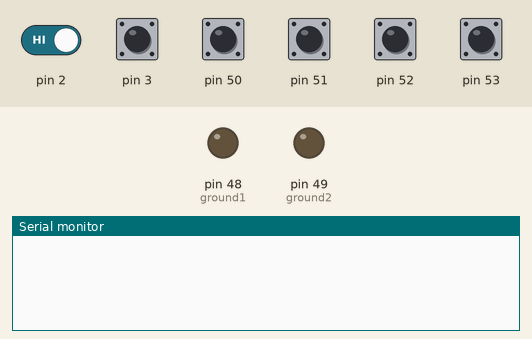
This sketch was run on a simulated Arduino Mega 2560, built with avr-gcc and run on an emulated ATmega2560. On the bench: output pins drawn as LEDs (lit = HIGH), the last lines printed to the serial monitor. Inputs (shaded band) come from the test bench; at power-on: pin 2, pin 3, pin 50–53 HIGH.

Above: at 1.2 s.
1.3 s: pin 50 pulled LOW for 0.15 s
At 2.5 s:
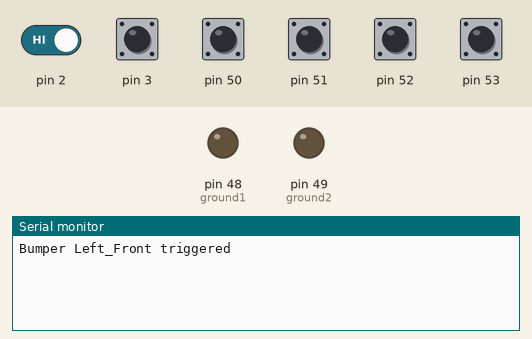
2.9 s: pin 51 pulled LOW for 0.15 s
At 3.9 s:
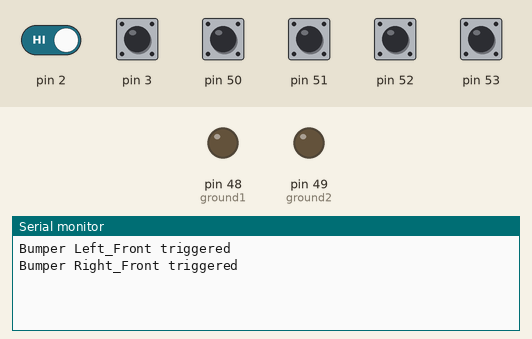
4.5 s: pin 52 pulled LOW for 0.15 s
At 5.2 s:
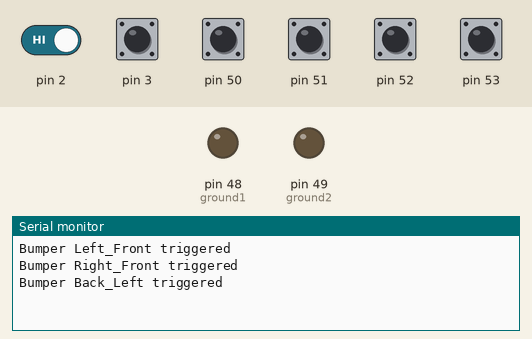
6.1 s: pin 53 pulled LOW for 0.15 s
At 7.3 s:
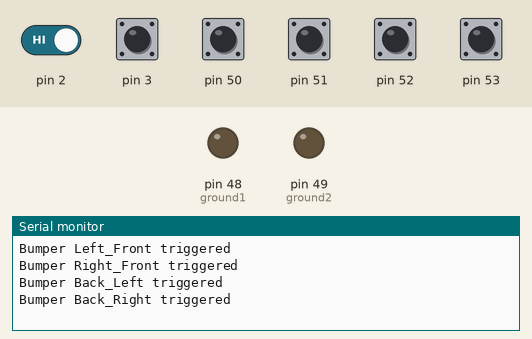
7.7 s: pin 2 driven LOW and pin 50 driven LOW
At 8.8 s:
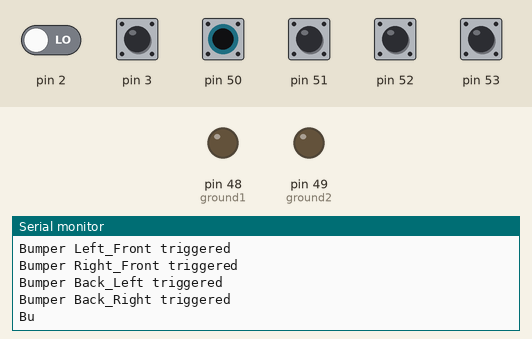
9.2 s: pin 51 pulled LOW for 1 s
At 10.7 s:
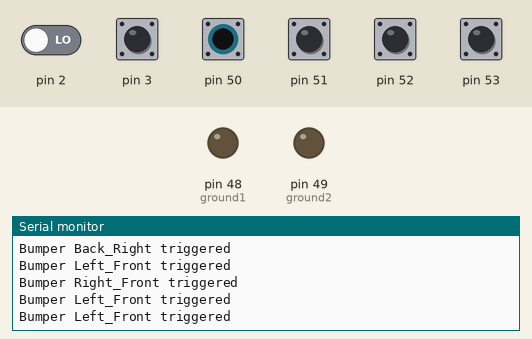

The sketch:

Mega_bumpers.ino
```cpp
#include <Wire.h>
#include "bumpers.h"

#define Brate 9600

void setup() {
  Serial.begin(Brate);
  SetupBumpers();
}


void loop() {

}
```

bumpers.cpp
```cpp
#include "bumpers.h"

void SetupBumpers() {
  // put bumper pins as inputs
  bumpBDDR &= ~ (bumpBPins);
  bumpCDDR &= ~ (bumpCPins);

  // set pullup resistors
  bumpBPORT |= (bumpBPins);
  bumpCPORT |= (bumpCPins);

  // set 2 pins C7 and C6 to  ground
  pinMode(ground1,OUTPUT);
  pinMode(ground2,OUTPUT);
  digitalWrite(ground1,LOW);
  digitalWrite(ground2,LOW);
  //DDRL |= ground; // set ground pins to output
  //PORTL &=~ ground; // set ground pins to zero.

  // -------------------------------------------------------
  // Setup external interrupt control registers
  // -------------------------------------------------------


  // Set all to interrupt on falling edge (when bumper is pressed):
  //   ICSn0 = 0, ICSn1 = 1 -- falling edge
  // EICRA controls INT3:0, EICRB controls INT7:4

  EICRB |= ((1 << ISC41) | (1 << ISC51));
  EICRB &= ~ ((1 << ISC40) | (1 << ISC50));

  // Enable bits in external interrupt mask to activate interrupts
  EIMSK |= (bumpBPins);


  // -------------------------------------------------------
  // Setup pin change interrupt control registers
  // -------------------------------------------------------

  // Set PCIE0 bit in pin change control register to enable interrupts
  // for PCINT7:0
  PCICR |= (1 << PCIE0);

  // Set appropriate bits in pin change mask register 0 to enable
  // interrupts *only* on desired pins
  PCMSK0 |= (bumpCPins);


  // Enable global interrupts
  sei();

}


// -------------------------------------------------------
// INTERRUPT SUB ROUTINES FOR BUMPERS
// -------------------------------------------------------

// -------------------------------------------------------
// External interrupt subroutines
// -------------------------------------------------------
/*
ISR (bumpB1vect) {
  Serial.println("Bumper Front_Left triggered");
}

ISR (bumpB2vect) {
  Serial.println("Bumper Front_Right triggered");
}*/

// -------------------------------------------------------
// Pin change interrupt subroutines
// -------------------------------------------------------
ISR ( bumpCvect ) {
  // Check which pins are 0 - these bumpers are pressed
  // Note that these are not necessarily the pins that
  // triggered the interrupt but we don't care, just want
  // to know which bumpers are activated
  //Serial.println("Pin Change Interrupt");
  if (~(bumpCIN) & (1 << bumpC1))
    Serial.println("Bumper Back_Right triggered");
  if (~(bumpCIN) & (1 << bumpC2))
    Serial.println("Bumper Back_Left triggered");
  if (~(bumpCIN) & (1 << bumpC3))
    Serial.println("Bumper Right_Front triggered");
  if (~(bumpCIN) & (1 << bumpC4))
    Serial.println("Bumper Left_Front triggered");

  /* Additional Bumpers can be added here
  if (~(bumpCIN) & (1 << bumpC5))
    Serial.println("Bumper Left_Back triggered");
  if (~(bumpCIN) & (1 << bumpC6))
    Serial.println("Bumper Right_Back triggered");
    */
}
```

bumpers.h
```cpp
#ifndef _BUMPERS_
#define _BUMPERS_
/*
Code to manage 10 bumpers plugged into Arduino Mega. (Pins to use are defined below.)
Pins are set to inputs with pullup resistors. When the bumpers are
pressed the input should go to ground, triggering an interrupt.

Note that the interrupt functions are likely to be called multiple times each time
a bumper is pressed (because of rebounds).

4 bumpers are managed using external interrupts. (A1-2, B1-2)
6 bumpers are managed using pin change interrupts. (C1-6)


Arduino pins for bumpers:
2:  B1
3:  B2
10: C5
11: C6
50: C4
51: C3
52: C2
53: C1
*/

#include <arduino.h>
#include <wire.h>
#include <avr/io.h>
#include <avr/interrupt.h>


// Define pins for bumpers
// Separated into three registers: bumpA (PD), bumpB (PE), bumpC (PB)
// bumpA and bumpB are INT pins, bumpC are PCINT pins
#define bumpB1 INT4 // Front_Left
#define bumpB2 INT5 // Front_Right

#define bumpC1 PCINT0 // Back_Rigt
#define bumpC2 PCINT1 // Back_Left
#define bumpC3 PCINT2 // Right_Front
#define bumpC4 PCINT3 // Left_Front
//#define bumpC5 PCINT4 // Left_Back
//#define bumpC6 PCINT5 // Right_Back

// ground pins
#define ground1 48
#define ground2 49


#define bumpBPins ((1<<bumpB1) | (1<<bumpB2))
#define bumpCPins ((1<<bumpC1) | (1<<bumpC2) | (1<<bumpC3) | (1<<bumpC4)) //| (1<<bumpC5) | (1<<bumpC6))

// Define registers for bumpers
#define bumpBIN PINE
#define bumpBDDR DDRE
#define bumpBPORT PORTE

#define bumpCIN PINB
#define bumpCDDR DDRB
#define bumpCPORT PORTB

// Define interrupt vectors for bumpers
#define bumpB1vect INT4_vect
#define bumpB2vect INT5_vect

#define bumpCvect PCINT0_vect

void SetupBumpers();

#endif
```

Measured:
- after the input at 1.3 s, the serial monitor: prints a new line at once (image 1)
- after the input at 2.9 s, the serial monitor: prints a new line at once (image 2)
- after the input at 4.5 s, the serial monitor: prints a new line at once (image 3)
- after the input at 6.1 s, the serial monitor: prints a new line at once (image 4)
- after the input at 7.7 s, the serial monitor: prints a new line at once (image 5)
- after the input at 9.2 s, the serial monitor: prints a new line at once (image 6)
